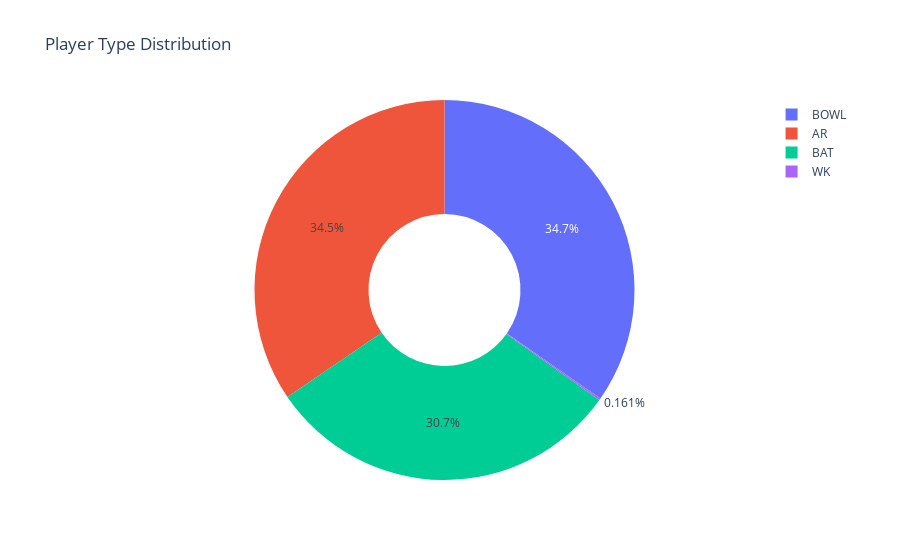

The notebook cell saved with this chart:
### Code cell
import plotly.express as px
import plotly.graph_objects as go

player_type_dist = df['Type'].value_counts()
fig1=px.pie(
    names=player_type_dist.index,
    values=player_type_dist.values,
    title="Player Type Distribution",
    hole=0.4
)
# fig1.update_layout(
    # title_font=dict(size=24, family='Times New Romen', color='darkblue'),
    
# )
fig1.show(render='iframe_connected')

### Figure 1 — Plotly figure (JSON) as saved in the notebook; plotly's stock layout.template omitted (floating-point values rounded to 4 significant figures)
{"data": [{"domain": {"x": [0, 1], "y": [0, 1]}, "hole": 0.4, "hovertemplate": "label=%{label}<br>value=%{value}<extra></extra>", "labels": ["BOWL", "AR", "BAT", "WK"], "legendgroup": "", "name": "", "showlegend": true, "type": "pie", "values": [216, 215, 191, 1]}], "layout": {"autosize": true, "legend": {"tracegroupgap": 0}, "title": {"text": "Player Type Distribution"}}}
